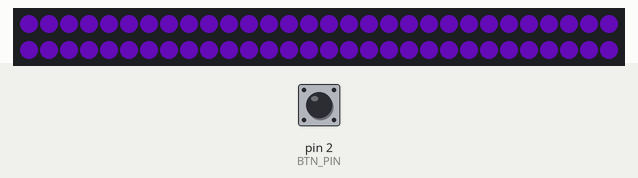
Recording of a sketch running on a simulated Arduino Uno, built with avr-gcc and run on an emulated ATmega328P. Shown: 60 RGB LEDs in strip order, left to right, continuing on the next row. The inputs (shaded band) are chosen by the test bench; at power-on: pin 2 (BTN_PIN) HIGH. Dim RGB values are drawn brighter than linear; random numbers use the default seed unless the sketch sets one; what the sketch prints to the serial monitor is not drawn.

Above: at 4.86 s.
5.4 s: pin 2 (BTN_PIN) pulled LOW for 3.2 s
At 9.1 s:
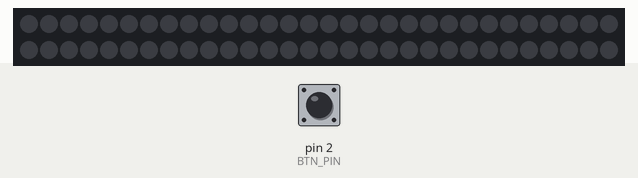
10.1 s: pin 2 (BTN_PIN) pulled LOW for 1 s
At 11.57 s:
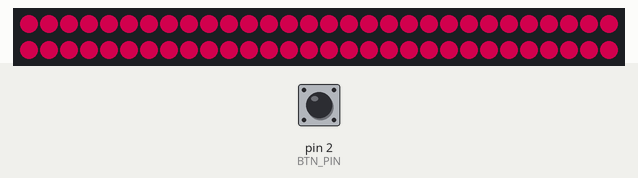
11.7 s: pin 2 (BTN_PIN) pulled LOW for 0.15 s
At 12.13 s:
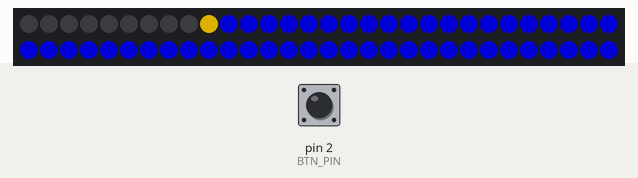
12.4 s: pin 2 (BTN_PIN) pulled LOW for 1 s
At 13.67 s:
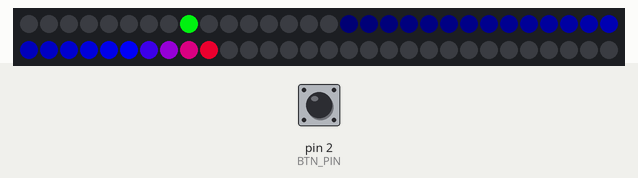
14.0 s: pin 2 (BTN_PIN) pulled LOW for 1 s
At 15.19 s:
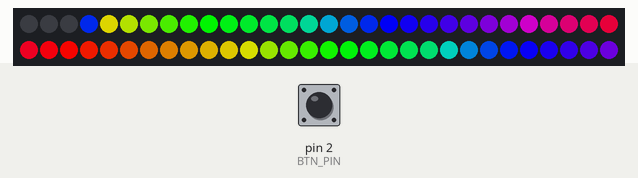
15.6 s: pin 2 (BTN_PIN) pulled LOW for 1 s
At 17.37 s:
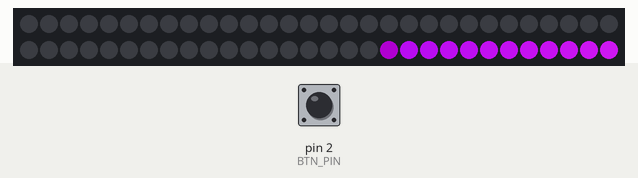

The sketch:

rgb_desk_light.ino
```cpp
#include <FastLED.h>

// ========== 硬件配置 ==========
#define LED_PIN 6           // 灯带数据引脚
#define BTN_PIN 2           // 按键引脚
#define NUM_LEDS 60         // 灯珠数量
#define MAX_BRIGHTNESS 225  // 最大亮度

// ========== 全局变量 ==========
CRGB leds[NUM_LEDS];        // LED数组
bool isOn = true;           // 开关状态
byte mode = 0;              // 当前模式，初始设为模式1(彩虹)
const byte MODE_COUNT = 5;  // 总模式数
uint8_t gHue = 0;           // 全局色相值
unsigned long buttonPressTime = 0;
bool lastButtonState = HIGH;

// 效果参数
uint8_t pulseBrightness = 255;
uint8_t scanPosition = 0;
bool scanDirection = true;

// 132 BPM节奏参数
uint8_t beatCounter = 0;
unsigned long lastBeatTime = 0;
const unsigned long beatDuration = 454;  // 132 BPM每拍持续时间(ms)

// 颜色定义
const CRGB PINK = CRGB(255, 105, 180);
const CRGB PURPLE = CRGB(180, 0, 255);
const CRGB DEEP_PURPLE = CRGB(100, 0, 200);
const CRGB HOT_PINK = CRGB(255, 50, 255);

// ========== 初始化设置 ==========
void setup() {
  Serial.begin(9600);
  Serial.println("RGB氛围灯启动");

  // 初始化LED
  FastLED.addLeds<WS2812B, LED_PIN, GRB>(leds, NUM_LEDS);
  FastLED.setBrightness(MAX_BRIGHTNESS);
  FastLED.setCorrection(TypicalLEDStrip);  // 增强色彩饱和度

  // 初始化按键
  pinMode(BTN_PIN, INPUT_PULLUP);

  // 启动动画
  startupAnimation();
}

// ========== 主循环 ==========
void loop() {
  // 处理按键
  handleButton();

  // 灯光控制
  if (isOn) {
    updateLights();
  } else {
    turnOffLights();
  }

  FastLED.show();
  // 添加小延迟保证串口稳定性
  delay(20);
}

// ========== 按键处理 ==========
void handleButton() {
  // 按键检测（带状态机）
  bool currentButtonState = digitalRead(BTN_PIN);

  // 检测按键按下（下降沿）
  if (currentButtonState == LOW && lastButtonState == HIGH) {
    buttonPressTime = millis();
  }

  // 检测按键释放（上升沿）
  if (currentButtonState == HIGH && lastButtonState == LOW) {
    unsigned long pressDuration = millis() - buttonPressTime;

    if (pressDuration > 1000) {  // 长按开关灯
      isOn = !isOn;
      Serial.print("长按: 开关状态 -> ");
      Serial.println(isOn ? "开" : "关");
    } else if (isOn) {  // 短按切换模式
      mode = (mode + 1) % MODE_COUNT;
      Serial.print("短按切换模式 -> ");
      Serial.println(mode);
      // 模式切换时重置节拍
      beatCounter = 0;
      lastBeatTime = millis();
      // 模式切换特效
      modeChangeEffect();
    }
  }

  lastButtonState = currentButtonState;
}

// ========== 灯光效果 ==========
void updateLights() {
  switch (mode) {
    case 0:  // 能量脉冲
      energyPulse();
      break;

    case 1:  // 极速扫描
      speedScan();
      break;

    case 2:  // 彩虹循环
      rainbow();
      break;

    case 3:  // 节奏脉动
      rhythmPulse132();
      break;

    case 4:  // 光谱波浪
      spectrumWave();
      break;
  }
}

// 效果0: 能量脉冲 - 126BPM电子音乐节奏
void energyPulse() {
  // 126 BPM节奏 (每分钟126拍)
  uint8_t pulse = beatsin8(126 / 2, 100, 255, 0, 0);

  // 使用调色板
  if (pulse > 200) {
    // 粉色主脉冲
    fill_solid(leds, NUM_LEDS, CHSV(230, 255, pulse));
  } else if (pulse > 150) {
    // 蓝色次脉冲
    fill_solid(leds, NUM_LEDS, CHSV(160, 255, pulse));
  } else {
    // 紫色背景
    fill_solid(leds, NUM_LEDS, CHSV(192, 200, pulse / 2 + 100));
  }
}

// 效果1: 极速扫描 - 快速移动的光条
void speedScan() {
  // 淡出效果
  fadeToBlackBy(leds, NUM_LEDS, 50);

  // 移动扫描位置
  if (scanDirection) {
    scanPosition++;
    if (scanPosition >= NUM_LEDS - 5) scanDirection = false;
  } else {
    scanPosition--;
    if (scanPosition <= 5) scanDirection = true;
  }

  // 创建扫描光条
  for (int i = 0; i < 5; i++) {
    int pos = scanPosition + i;
    if (pos < NUM_LEDS) {
      // 蓝-紫-红渐变
      uint8_t hue = 160 + i * 20;
      leds[pos] = CHSV(hue, 255, 255);
    }
  }
}

// 效果2: 彩虹循环
void rainbow() {
  fill_rainbow(leds, NUM_LEDS, gHue, 7);
  gHue++;
}

// 效果3: 节奏脉动（132 BPM适配）
void rhythmPulse132() {
  // 节拍检测（132 BPM = 每拍454ms）
  if (millis() - lastBeatTime > beatDuration) {
    beatCounter = (beatCounter + 1) % 4;  // 4拍循环
    lastBeatTime = millis();

    // 强拍处理（每小节第1拍）
    if (beatCounter == 0) {
      // 中心爆闪效果
      leds[NUM_LEDS / 2] = CRGB(255, 255, 255);  // 白色核心
      // 向外扩散紫色光波
      for (int r = 1; r < 10; r++) {
        int left = NUM_LEDS / 2 - r;
        int right = NUM_LEDS / 2 + r;
        if (left >= 0) leds[left] = CHSV(200, 255, 200);  // 蓝紫色
        if (right < NUM_LEDS) leds[right] = CHSV(200, 255, 200);
      }
    }
  }

  // 非强拍时的动态效果
  EVERY_N_MILLISECONDS(30) {
    // 流动色彩背景（粉紫色渐变）
    for (int i = 0; i < NUM_LEDS; i++) {
      float ratio = (float)i / (NUM_LEDS - 1);
      leds[i] = blend(
        blend(DEEP_PURPLE, PURPLE, ratio * 128),
        blend(PURPLE, HOT_PINK, (ratio - 0.5) * 256),
        ratio * 255);
    }

    // 添加星光粒子（随节奏密度变化）
    if (random8() < 30) {
      int pos = random16(NUM_LEDS);
      leds[pos] = CRGB(255, 105, 180);  // 亮粉色粒子
    }

    // 淡出中心爆闪
    fadeToBlackBy(leds, NUM_LEDS, 15);
  }
}

// 效果4: 光谱波浪 - 流动的色彩波浪
void spectrumWave() {
  // 淡出效果
  fadeToBlackBy(leds, NUM_LEDS, 20);

  // 移动波浪位置
  static uint8_t wavePos = 0;
  wavePos += beatsin8(132 / 2, 2, 10);

  // 创建流动波浪
  for (int i = 0; i < NUM_LEDS; i++) {
    uint8_t wave = sin8(i * 5 + wavePos);
    uint8_t bri = wave > 128 ? wave : 0;
    leds[i] = CHSV(gHue + i * 5, 255, bri);
  }

  EVERY_N_MILLISECONDS(100) {
    gHue++;
  }
}

// ========== 辅助函数 ==========

void turnOffLights() {
  fill_solid(leds, NUM_LEDS, CRGB::Black);
}

void modeChangeEffect() {
  // 模式切换效果
  CRGB effectColor = CHSV(mode * 51, 255, 255);  // 每种模式不同颜色

  // 方向扫描效果
  for (int i = 0; i < NUM_LEDS; i++) {
    leds[i] = effectColor;
    if (i > 0) leds[i - 1] = CRGB::Black;
    FastLED.show();
    delay(10);
  }

  FastLED.clear();
}

void startupAnimation() {
  // 启动序列
  for (int i = 0; i < NUM_LEDS; i++) {
    leds[i] = CHSV(i * 4, 255, 255);
    FastLED.show();
    delay(132 / 2);  // 132BPM节奏
  }

  FastLED.clear();
}
```

Measured:
- after the input at 10.1 s, the LEDs: first change after 1.0 s (image 2 shows a later state)
